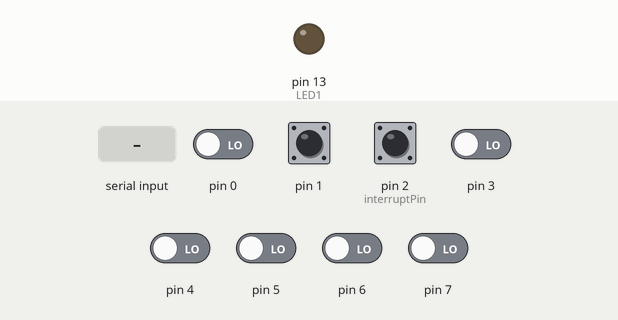
Recording of a program running on a simulated Arduino Uno, built with avr-gcc and run on an emulated ATmega328P. On the bench: output pins drawn as LEDs (lit = HIGH). The inputs (shaded band) are chosen by the test bench; at power-on: pin 1, pin 2 (interruptPin) HIGH, pin 0, pin 3–7 LOW. What the program prints to the serial monitor is not drawn.

Above: at 1.2 s.
1.3 s: "1" received over Serial
At 3.2 s:
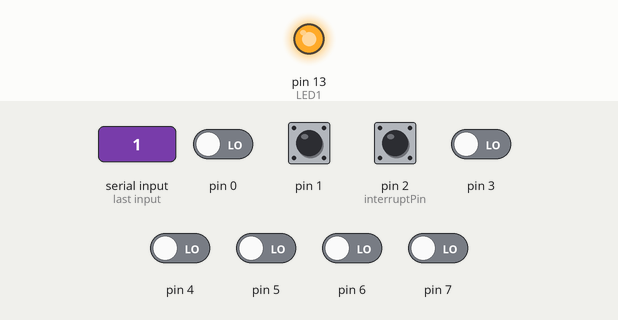
3.5 s: byte 255 (255) received over Serial
At 4.8 s:
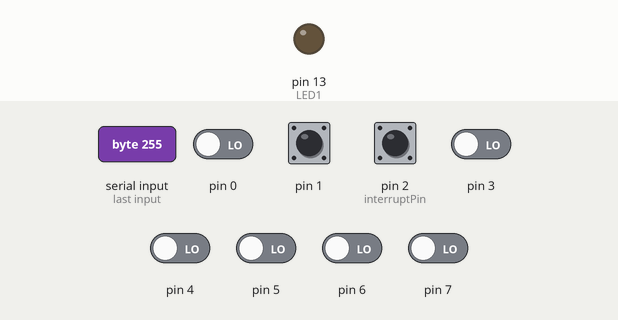
5.5 s: "0" received over Serial
At 6.3 s:
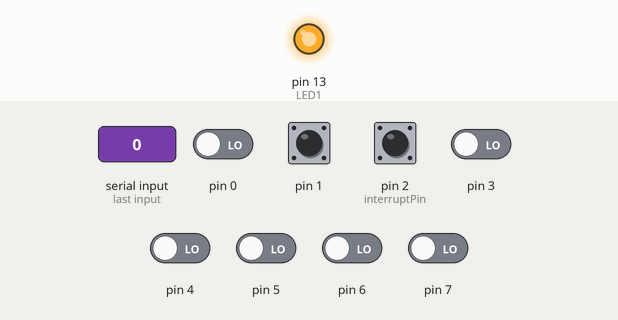
7.5 s: "2" received over Serial
At 9.1 s:
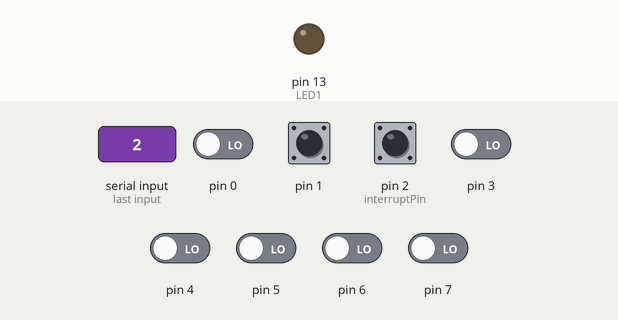
Timing chart, 0 to 10.5 s (numbered marks = the images above; inputs shaded):
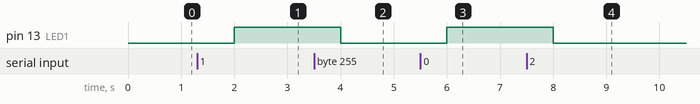

The program:

main.cpp
```cpp
#include <Arduino.h>
#include <TimerOne.h>


#define LED1 13
#define interruptPin 2

byte gpioInputList[][8] = {{54,55,56,57,58,59,60,61},{62,63,64,65,66,67,68,69}};
byte gpioOutputList[][8] = {{22,23,24,25,26,27,28,29},{30,31,32,33,34,35,36,37}};


volatile int byteCounter = 0;
volatile boolean DataState = false;
volatile byte Data[10];


volatile boolean rcvDataState = false;
volatile byte rcvData = 100;

void run(unsigned char Data_array[],int nbytes) {
  Serial.println("in run()");
  for (int i = 0 ; i< nbytes; i = i+3){
    for (int z = i; z < i+3; z++)
    {
      int value = Data_array[z];
      Serial.println(value);
    }
    Serial.println(bitRead(Data_array[i],4));
    if (bitRead(Data_array[i],4)  == 1){
      Serial.println("Intimer func:");
      for (int  j = 0; j < 2; j++){
        for (int k = 0; k < 8; k++){
          digitalWrite(gpioOutputList[j][k],bitRead(Data_array[i+j+1],k));
        }

      }
      int waittime = Data_array[i] & 0b1111;
      Serial.println(waittime);
      delay(waittime*1000);
    }

  }

}


boolean read () {
  int nBytes;

  if (Serial.available()) {
    Serial.write("#");
    digitalWrite(LED1,!digitalRead(LED1));
    if (Serial.read() == 255){
      nBytes = Serial.read();

      byteCounter = nBytes;
      unsigned char Data_[nBytes];
      for (int i = 0; i < nBytes; i++){
        Data_[i] = Serial.read();
      }
      DataState = true;

      run(Data_,nBytes);
    //reset
    for (int i = 0; i < 2; i++){
      for (int j = 0; j < 8; j++){
        digitalWrite(gpioOutputList[i][j],0);
    }

  }


    }
  }else {

  }

  return true;
}

boolean write () {
    if (rcvDataState){
      Serial.write(rcvData);
      rcvDataState = false;
    }
    return true;
}


void writePins () {
  digitalWrite(LED1,!digitalRead(LED1));
}

void readPins () {
  Timer1.stop(); //test

  rcvDataState = true;

}


void setup() {
  for (int i = 0; i < 2; i++){
    for (int j = 0; j < 8; j++){
      pinMode(gpioInputList[i][j],INPUT);
      pinMode(gpioOutputList[i][j],OUTPUT);

      digitalWrite(gpioOutputList[i][j],0);
    }

  }


  Serial.begin(115200);
  pinMode(13,OUTPUT);

  pinMode(interruptPin, INPUT_PULLUP);
  attachInterrupt(digitalPinToInterrupt(interruptPin), readPins, CHANGE);

  // Timer1.initialize(2000000);  //  runs every 2 seconds
  // Timer1.attachInterrupt(writePins);

}


void loop() {

  read();
  delay(1000);


}
```

Measured:
- after the input at 1.3 s, pin 13 (LED1): LOW → HIGH after 0.70 s
- after the input at 3.5 s, pin 13 (LED1): HIGH → LOW after 0.50 s
- after the input at 5.5 s, pin 13 (LED1): LOW → HIGH after 0.50 s
- after the input at 7.5 s, pin 13 (LED1): HIGH → LOW after 0.50 s
